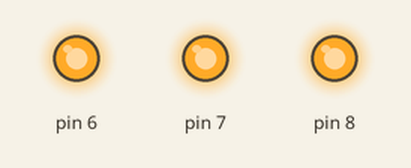
Bench run of a sketch on a simulated Arduino Uno, built with avr-gcc and run on an emulated ATmega328P. On the bench: output pins drawn as LEDs (lit = HIGH).

Above: at 0.05 s.
At 2.75 s:
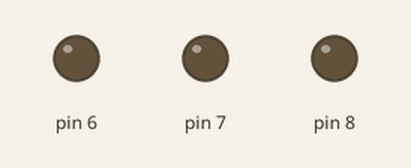
Timing chart, 0 to 3.0 s (numbered marks = the images above):
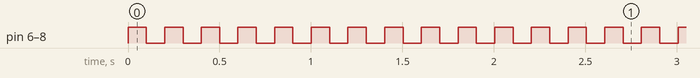

Measured:
- by itself, pin 6–8: alternates HIGH for 0.10 s and LOW for 0.10 s

The sketch:

_1TaskParams.ino
```cpp
#include <Arduino_FreeRTOS.h>

#define RED     6
#define YELLOW  7
#define GREEN   8

typedef int TaskProfiler;

TaskProfiler redLEDProfiler;
TaskProfiler yellowLEDProfiler;
TaskProfiler greenLEDProfiler;

const uint16_t *redLed    = (uint16_t *)RED;
const uint16_t *yellowLed = (uint16_t *)YELLOW;
const uint16_t *greenLed  = (uint16_t *)GREEN;


void setup(){
  Serial.begin(9600);
  xTaskCreate(LEDControllerTask,
              "RED LED Task",
              100,
              (void *)redLed,
              1,
              NULL
              );
  xTaskCreate(LEDControllerTask,
              "YELLOW LED Task",
              100,
              (void *)yellowLed,
              1,
              NULL
              );
  xTaskCreate(LEDControllerTask,
              "GREEN LED Task",
              100,
              (void *)greenLed,
              1,
              NULL
              );
}

void LEDControllerTask(void *pvParameter){

  pinMode((uint8_t)pvParameter, OUTPUT);
  while(1){
    digitalWrite((uint8_t)pvParameter,digitalRead((uint8_t)pvParameter)^1);
    delay(100);
  }
}

void loop(){

}
```
